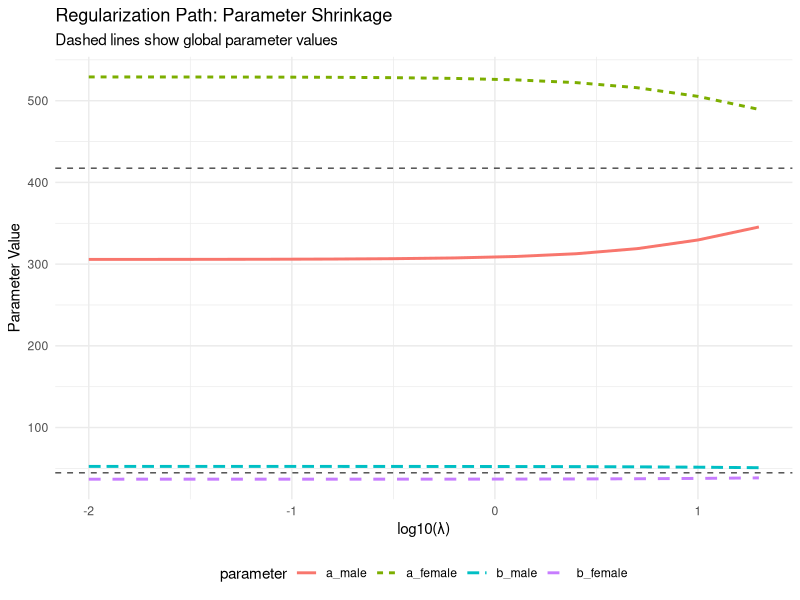
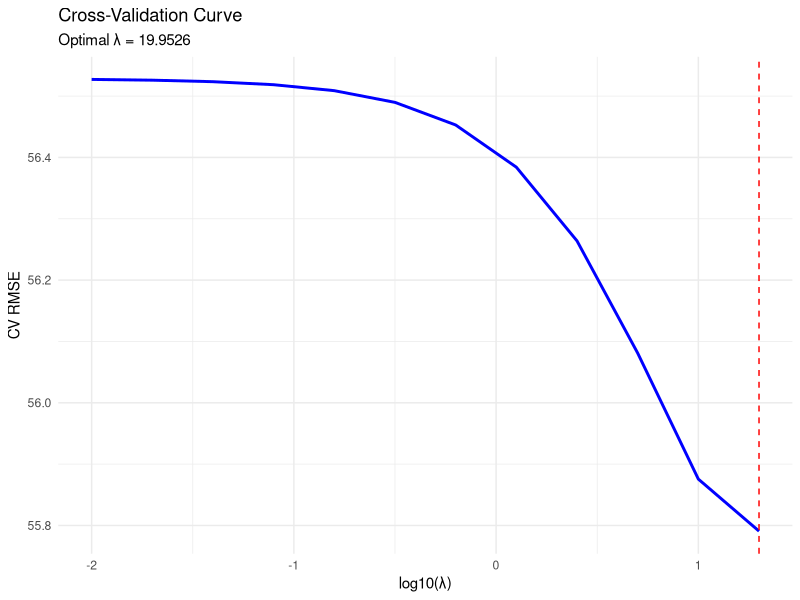

These charts were generated, in order, by the following R code:
# Regularized BMR Parameter Estimation with Coordinate Descent
# Hierarchical modeling with penalty on deviation from global parameters
# Y = a_gender + b_gender * W^0.75, with shrinkage toward joint estimates

# Load required libraries
library(data.table)
library(ggplot2)

# ============================================================================
# Main function returning all handles
# ============================================================================
bmr_regularized_analysis <- function() {
  handles <- list()
  handles$generate_hb_data <- generate_hb_data
  handles$fit_hierarchical_model <- fit_hierarchical_model
  handles$coordinate_descent <- coordinate_descent
  handles$regularization_path <- regularization_path
  handles$cross_validate <- cross_validate
  handles$plot_results <- plot_results
  handles$run_full_analysis <- run_full_analysis
  
  cat("Usage: h <- bmr_regularized_analysis()\n")
  cat("Quick start: results <- h$run_full_analysis()\n")
  cat("Interactive: data <- h$generate_hb_data(); fit <- h$fit_hierarchical_model(data)\n")
  
  return(handles)
}

# ============================================================================
# Data Generation from Harris-Benedict Equations
# ============================================================================
generate_hb_data <- function(weight_range = c(40, 100),    # kg
                            height_range = c(150, 200),    # cm  
                            age = 50,                      # years
                            n_points = 50) {
  
  # Create grid of weight and height values
  weights <- seq(weight_range[1], weight_range[2], length.out = n_points)
  heights <- seq(height_range[1], height_range[2], length.out = n_points)
  
  # Generate all combinations
  grid <- expand.grid(weight = weights, height = heights)
  
  # Harris-Benedict equations (original 1919 version)
  # Males: BMR = 66.473 + (13.7516 × weight_kg) + (5.0033 × height_cm) - (6.755 × age)
  # Females: BMR = 655.0955 + (9.5634 × weight_kg) + (1.8500 × height_cm) - (4.676 × age)
  
  # Calculate BMR for both genders
  bmr_male <- 66.473 + (13.7516 * grid$weight) + (5.0033 * grid$height) - (6.755 * age)
  bmr_female <- 655.0955 + (9.5634 * grid$weight) + (1.8500 * grid$height) - (4.676 * age)
  
  # Create data.table with weight^0.75 predictor
  dt_male <- data.table(
    gender = "Male",
    weight = grid$weight,           # kg
    height = grid$height,          # cm
    weight_075 = grid$weight^0.75, # kg^0.75 (dimensionless in this context)
    bmr = bmr_male                 # kcal/day
  )
  
  dt_female <- data.table(
    gender = "Female", 
    weight = grid$weight,
    height = grid$height,
    weight_075 = grid$weight^0.75,
    bmr = bmr_female
  )
  
  # Combine datasets
  dt_combined <- rbind(dt_male, dt_female)
  
  # Add some realistic measurement noise (CV ~5% for BMR measurements)
  set.seed(42)
  dt_combined[, bmr_noisy := bmr + rnorm(.N, mean = 0, sd = 0.05 * bmr)]
  
  cat("Generated", nrow(dt_combined), "data points\n")
  cat("Weight range:", range(dt_combined$weight), "kg\n")
  cat("BMR range:", round(range(dt_combined$bmr)), "kcal/day\n")
  
  return(dt_combined)
}

# ============================================================================
# Hierarchical Model Fitting with Coordinate Descent
# ============================================================================
fit_hierarchical_model <- function(dt, 
                                  lambda_a = 1.0,      # penalty weight for intercept
                                  lambda_b = 1.0,      # penalty weight for slope  
                                  max_iter = 100,
                                  tolerance = 1e-6,
                                  use_noisy = FALSE) {
  
  # Choose response variable
  y_var <- if(use_noisy) "bmr_noisy" else "bmr"
  
  # Fit global model first (both genders combined)
  global_fit <- lm(get(y_var) ~ weight_075, data = dt)
  a_global <- coef(global_fit)[1]  # intercept (kcal/day)
  b_global <- coef(global_fit)[2]  # slope (kcal/day per kg^0.75)
  
  cat("Global parameters:\n")
  cat("  a_global =", round(a_global, 2), "kcal/day\n")
  cat("  b_global =", round(b_global, 2), "kcal/day per kg^0.75\n")
  
  # Split data by gender
  dt_m <- dt[gender == "Male"]
  dt_f <- dt[gender == "Female"]
  
  # Design matrices
  X_m <- cbind(1, dt_m$weight_075)  # [1, W^0.75]
  X_f <- cbind(1, dt_f$weight_075)
  y_m <- dt_m[[y_var]]
  y_f <- dt_f[[y_var]]
  
  # Run coordinate descent
  result <- coordinate_descent(X_m, y_m, X_f, y_f, 
                              a_global, b_global,
                              lambda_a, lambda_b, 
                              max_iter, tolerance)
  
  # Calculate final predictions and residuals
  pred_m <- X_m %*% c(result$a_male, result$b_male)
  pred_f <- X_f %*% c(result$a_female, result$b_female)
  
  # Performance metrics
  rmse_m <- sqrt(mean((y_m - pred_m)^2))
  rmse_f <- sqrt(mean((y_f - pred_f)^2))
  rmse_overall <- sqrt(mean(c((y_m - pred_m)^2, (y_f - pred_f)^2)))
  
  r2_m <- 1 - sum((y_m - pred_m)^2) / sum((y_m - mean(y_m))^2)
  r2_f <- 1 - sum((y_f - pred_f)^2) / sum((y_f - mean(y_f))^2)
  
  # Create comprehensive results
  results <- list(
    # Parameters
    a_male = result$a_male,
    b_male = result$b_male,
    a_female = result$a_female,
    b_female = result$b_female,
    a_global = a_global,
    b_global = b_global,
    
    # Regularization
    lambda_a = lambda_a,
    lambda_b = lambda_b,
    
    # Convergence info
    converged = result$converged,
    iterations = result$iterations,
    convergence_path = result$path,
    
    # Performance
    rmse_male = rmse_m,
    rmse_female = rmse_f,
    rmse_overall = rmse_overall,
    r2_male = r2_m,
    r2_female = r2_f,
    
    # Data
    data = dt,
    predictions = data.table(
      gender = c(rep("Male", length(pred_m)), rep("Female", length(pred_f))),
      observed = c(y_m, y_f),
      predicted = c(pred_m, pred_f),
      weight_075 = c(dt_m$weight_075, dt_f$weight_075)
    )
  )
  
  class(results) <- "bmr_hierarchical_fit"
  return(results)
}

# ============================================================================
# Coordinate Descent Algorithm
# ============================================================================
coordinate_descent <- function(X_m, y_m, X_f, y_f,
                              a_global, b_global,
                              lambda_a, lambda_b,
                              max_iter = 100, 
                              tolerance = 1e-6) {
  
  # Initialize parameters at global values
  a_m <- a_global
  b_m <- b_global  
  a_f <- a_global
  b_f <- b_global
  
  # Storage for convergence monitoring
  path <- data.table(
    iteration = integer(),
    a_male = numeric(),
    b_male = numeric(), 
    a_female = numeric(),
    b_female = numeric(),
    objective = numeric()
  )
  
  for(iter in 1:max_iter) {
    # Store previous values
    a_m_old <- a_m; b_m_old <- b_m
    a_f_old <- a_f; b_f_old <- b_f
    
    # ========================================================================
    # Step 1: Update intercepts (a_m, a_f) with slopes fixed
    # ========================================================================
    
    # Residuals with current slopes
    resid_m_a <- y_m - b_m * X_m[,2]  # y - b*W^0.75
    resid_f_a <- y_f - b_f * X_f[,2]
    
    # Normal equations with regularization
    # For males: (n + lambda_a) * a_m = sum(resid_m_a) + lambda_a * a_global
    n_m <- length(y_m)
    n_f <- length(y_f)
    
    a_m <- (sum(resid_m_a) + lambda_a * a_global) / (n_m + lambda_a)
    a_f <- (sum(resid_f_a) + lambda_a * a_global) / (n_f + lambda_a)
    
    # ========================================================================  
    # Step 2: Update slopes (b_m, b_f) with intercepts fixed
    # ========================================================================
    
    # Residuals with current intercepts
    resid_m_b <- y_m - a_m  # y - a
    resid_f_b <- y_f - a_f
    
    # Normal equations for slopes
    # b_m: (sum(W^1.5) + lambda_b) * b_m = sum(W^0.75 * resid_m_b) + lambda_b * b_global
    sum_w075_sq_m <- sum(X_m[,2]^2)  # sum(W^1.5)
    sum_w075_sq_f <- sum(X_f[,2]^2)
    
    b_m <- (sum(X_m[,2] * resid_m_b) + lambda_b * b_global) / (sum_w075_sq_m + lambda_b)
    b_f <- (sum(X_f[,2] * resid_f_b) + lambda_b * b_global) / (sum_w075_sq_f + lambda_b)
    
    # ========================================================================
    # Calculate objective function
    # ========================================================================
    pred_m <- a_m + b_m * X_m[,2]
    pred_f <- a_f + b_f * X_f[,2]
    
    mse <- mean(c((y_m - pred_m)^2, (y_f - pred_f)^2))
    penalty <- lambda_a * ((a_m - a_global)^2 + (a_f - a_global)^2) + 
               lambda_b * ((b_m - b_global)^2 + (b_f - b_global)^2)
    objective <- mse + penalty
    
    # Store path
    path <- rbind(path, data.table(
      iteration = iter,
      a_male = a_m,
      b_male = b_m,
      a_female = a_f, 
      b_female = b_f,
      objective = objective
    ))
    
    # ========================================================================
    # Check convergence
    # ========================================================================
    param_change <- sqrt((a_m - a_m_old)^2 + (b_m - b_m_old)^2 + 
                        (a_f - a_f_old)^2 + (b_f - b_f_old)^2)
    
    if(param_change < tolerance) {
      cat("Converged after", iter, "iterations\n")
      return(list(
        a_male = a_m, b_male = b_m,
        a_female = a_f, b_female = b_f,
        converged = TRUE,
        iterations = iter,
        path = path
      ))
    }
  }
  
  cat("Did not converge after", max_iter, "iterations\n")
  return(list(
    a_male = a_m, b_male = b_m,
    a_female = a_f, b_female = b_f,
    converged = FALSE,
    iterations = max_iter,
    path = path
  ))
}

# ============================================================================
# Regularization Path Analysis
# ============================================================================
regularization_path <- function(dt, 
                               lambda_sequence = 10^seq(-3, 2, by = 0.5),
                               equal_penalties = TRUE) {
  
  cat("Computing regularization path with", length(lambda_sequence), "lambda values...\n")
  
  path_results <- data.table()
  
  for(i in seq_along(lambda_sequence)) {
    lambda <- lambda_sequence[i]
    
    # Use equal penalties for intercept and slope, or vary independently
    lambda_a <- lambda
    lambda_b <- if(equal_penalties) lambda else lambda * 0.1  # slope penalty could be different
    
    # Fit model
    fit <- fit_hierarchical_model(dt, lambda_a = lambda_a, lambda_b = lambda_b)
    
    # Store results
    path_results <- rbind(path_results, data.table(
      lambda = lambda,
      lambda_a = lambda_a,
      lambda_b = lambda_b,
      a_male = fit$a_male,
      b_male = fit$b_male,
      a_female = fit$a_female,
      b_female = fit$b_female,
      a_global = fit$a_global,
      b_global = fit$b_global,
      rmse_overall = fit$rmse_overall,
      r2_male = fit$r2_male,
      r2_female = fit$r2_female,
      # Parameter differences
      a_diff = abs(fit$a_male - fit$a_female),
      b_diff = abs(fit$b_male - fit$b_female),
      # Shrinkage toward global
      a_male_shrinkage = abs(fit$a_male - fit$a_global),
      a_female_shrinkage = abs(fit$a_female - fit$a_global),
      b_male_shrinkage = abs(fit$b_male - fit$b_global),
      b_female_shrinkage = abs(fit$b_female - fit$b_global)
    ))
    
    if(i %% 5 == 0) cat("  Completed", i, "of", length(lambda_sequence), "fits\n")
  }
  
  return(path_results)
}

# ============================================================================
# Cross-Validation Framework  
# ============================================================================
cross_validate <- function(dt, lambda_sequence = 10^seq(-2, 1, by = 0.5), k_folds = 5) {
  
  # Create folds stratified by gender
  set.seed(123)
  dt[, fold := sample(rep(1:k_folds, length.out = .N)), by = gender]
  
  cv_results <- data.table()
  
  cat("Running", k_folds, "-fold cross-validation...\n")
  
  for(lambda in lambda_sequence) {
    fold_errors <- numeric(k_folds)
    
    for(fold in 1:k_folds) {
      # Split data
      dt_train <- dt[fold != !!fold]
      dt_test <- dt[fold == !!fold]
      
      # Fit on training data
      fit <- fit_hierarchical_model(dt_train, lambda_a = lambda, lambda_b = lambda)
      
      # Predict on test data
      dt_test_m <- dt_test[gender == "Male"]
      dt_test_f <- dt_test[gender == "Female"]
      
      if(nrow(dt_test_m) > 0) {
        pred_m <- fit$a_male + fit$b_male * dt_test_m$weight_075
        error_m <- (dt_test_m$bmr - pred_m)^2
      } else {
        error_m <- numeric(0)
      }
      
      if(nrow(dt_test_f) > 0) {
        pred_f <- fit$a_female + fit$b_female * dt_test_f$weight_075  
        error_f <- (dt_test_f$bmr - pred_f)^2
      } else {
        error_f <- numeric(0)
      }
      
      fold_errors[fold] <- mean(c(error_m, error_f))
    }
    
    cv_results <- rbind(cv_results, data.table(
      lambda = lambda,
      cv_mse = mean(fold_errors),
      cv_rmse = sqrt(mean(fold_errors)),
      cv_se = sd(fold_errors) / sqrt(k_folds)
    ))
  }
  
  # Find optimal lambda
  optimal_idx <- which.min(cv_results$cv_mse)
  optimal_lambda <- cv_results$lambda[optimal_idx]
  
  cat("Optimal lambda:", optimal_lambda, "(CV RMSE:", 
      round(cv_results$cv_rmse[optimal_idx], 2), ")\n")
  
  return(list(
    cv_results = cv_results,
    optimal_lambda = optimal_lambda,
    data_with_folds = dt
  ))
}

# ============================================================================
# Visualization Functions
# ============================================================================
plot_results <- function(fit_result = NULL, path_result = NULL, cv_result = NULL) {
  
  plots <- list()
  
  # Plot 1: Parameter shrinkage path
  if(!is.null(path_result)) {
    path_long <- melt(path_result, 
                     id.vars = c("lambda"),
                     measure.vars = c("a_male", "a_female", "b_male", "b_female"),
                     variable.name = "parameter", value.name = "value")
    
    plots$shrinkage_path <- ggplot(path_long, aes(x = log10(lambda), y = value, 
                                                 color = parameter, linetype = parameter)) +
      geom_line(size = 1) +
      geom_hline(data = path_result[1], aes(yintercept = a_global), 
                linetype = "dashed", alpha = 0.7, color = "black") +
      geom_hline(data = path_result[1], aes(yintercept = b_global), 
                linetype = "dashed", alpha = 0.7, color = "black") +
      labs(title = "Regularization Path: Parameter Shrinkage",
           subtitle = "Dashed lines show global parameter values",
           x = "log10(λ)", y = "Parameter Value") +
      theme_minimal() +
      theme(legend.position = "bottom")
  }
  
  # Plot 2: Model performance vs regularization
  if(!is.null(path_result)) {
    plots$performance_path <- ggplot(path_result, aes(x = log10(lambda))) +
      geom_line(aes(y = rmse_overall, color = "RMSE"), size = 1) +
      geom_line(aes(y = (1 - r2_male) * 100, color = "1 - R² (Male)"), size = 1) +
      geom_line(aes(y = (1 - r2_female) * 100, color = "1 - R² (Female)"), size = 1) +
      labs(title = "Model Performance vs Regularization",
           x = "log10(λ)", y = "Performance Metric",
           color = "Metric") +
      theme_minimal() +
      theme(legend.position = "bottom")
  }
  
  # Plot 3: Cross-validation curve
  if(!is.null(cv_result)) {
    plots$cv_curve <- ggplot(cv_result$cv_results, aes(x = log10(lambda))) +
      geom_line(aes(y = cv_rmse), size = 1, color = "blue") +
      geom_ribbon(aes(ymin = cv_rmse - cv_se, ymax = cv_rmse + cv_se), 
                 alpha = 0.3, fill = "blue") +
      geom_vline(xintercept = log10(cv_result$optimal_lambda), 
                linetype = "dashed", color = "red") +
      labs(title = "Cross-Validation Curve",
           subtitle = paste("Optimal λ =", round(cv_result$optimal_lambda, 4)),
           x = "log10(λ)", y = "CV RMSE") +
      theme_minimal()
  }
  
  # Plot 4: Parameter differences
  if(!is.null(path_result)) {
    plots$parameter_differences <- ggplot(path_result, aes(x = log10(lambda))) +
      geom_line(aes(y = a_diff, color = "Intercept difference"), size = 1) +
      geom_line(aes(y = b_diff, color = "Slope difference"), size = 1) +
      labs(title = "Parameter Differences Between Genders",
           x = "log10(λ)", y = "Absolute Difference",
           color = "Parameter") +
      theme_minimal() +
      theme(legend.position = "bottom")
  }
  
  return(plots)
}

# ============================================================================
# Complete Analysis Runner
# ============================================================================
run_full_analysis <- function(n_points = 30, 
                             lambda_sequence = 10^seq(-2, 1.5, by = 0.3),
                             k_folds = 5) {
  
  cat("=== Running Complete Regularized BMR Analysis ===\n\n")
  
  # Generate data
  cat("1. Generating synthetic Harris-Benedict data...\n")
  dt <- generate_hb_data(n_points = n_points)
  
  # Fit single model
  cat("\n2. Fitting hierarchical model with default regularization...\n")
  fit <- fit_hierarchical_model(dt, lambda_a = 0.1, lambda_b = 0.1)
  
  # Regularization path
  cat("\n3. Computing regularization path...\n")
  path <- regularization_path(dt, lambda_sequence = lambda_sequence)
  
  # Cross-validation
  cat("\n4. Cross-validation to find optimal lambda...\n")
  cv <- cross_validate(dt, lambda_sequence = lambda_sequence, k_folds = k_folds)
  
  # Generate plots
  cat("\n5. Creating visualizations...\n")
  plots <- plot_results(fit_result = fit, path_result = path, cv_result = cv)
  
  # Summary
  cat("\n=== Analysis Summary ===\n")
  cat("Data points:", nrow(dt), "\n")
  cat("Optimal lambda:", cv$optimal_lambda, "\n")
  cat("Parameter ranges in path:\n")
  cat("  Intercept difference: [", round(min(path$a_diff), 2), ",", 
      round(max(path$a_diff), 2), "]\n")
  cat("  Slope difference: [", round(min(path$b_diff), 2), ",", 
      round(max(path$b_diff), 2), "]\n")
  
  # Return comprehensive results
  results <- list(
    data = dt,
    single_fit = fit,
    regularization_path = path,
    cross_validation = cv,
    plots = plots,
    
    # Summary statistics
    summary = list(
      n_observations = nrow(dt),
      optimal_lambda = cv$optimal_lambda,
      parameter_ranges = list(
        intercept_diff_range = range(path$a_diff),
        slope_diff_range = range(path$b_diff)
      )
    )
  )
  
  class(results) <- "bmr_full_analysis"
  return(results)
}

# ============================================================================
# Usage Examples and Testing
# ============================================================================

# Initialize the analysis framework
h <- bmr_regularized_analysis()
str(h)
# Quick analysis
results <- h$run_full_analysis()

# Access individual plots
results$plots$shrinkage_path
results$plots$cv_curve

# Custom analysis
dt <- h$generate_hb_data(n_points = 40)
fit <- h$fit_hierarchical_model(dt, lambda_a = 0.5, lambda_b = 0.1) 
path <- h$regularization_path(dt)

cat("BMR Regularized Regression Framework Loaded\n")
cat("Initialize with: h <- bmr_regularized_analysis()\n")
cat("Run analysis with: results <- h$run_full_analysis()\n")
